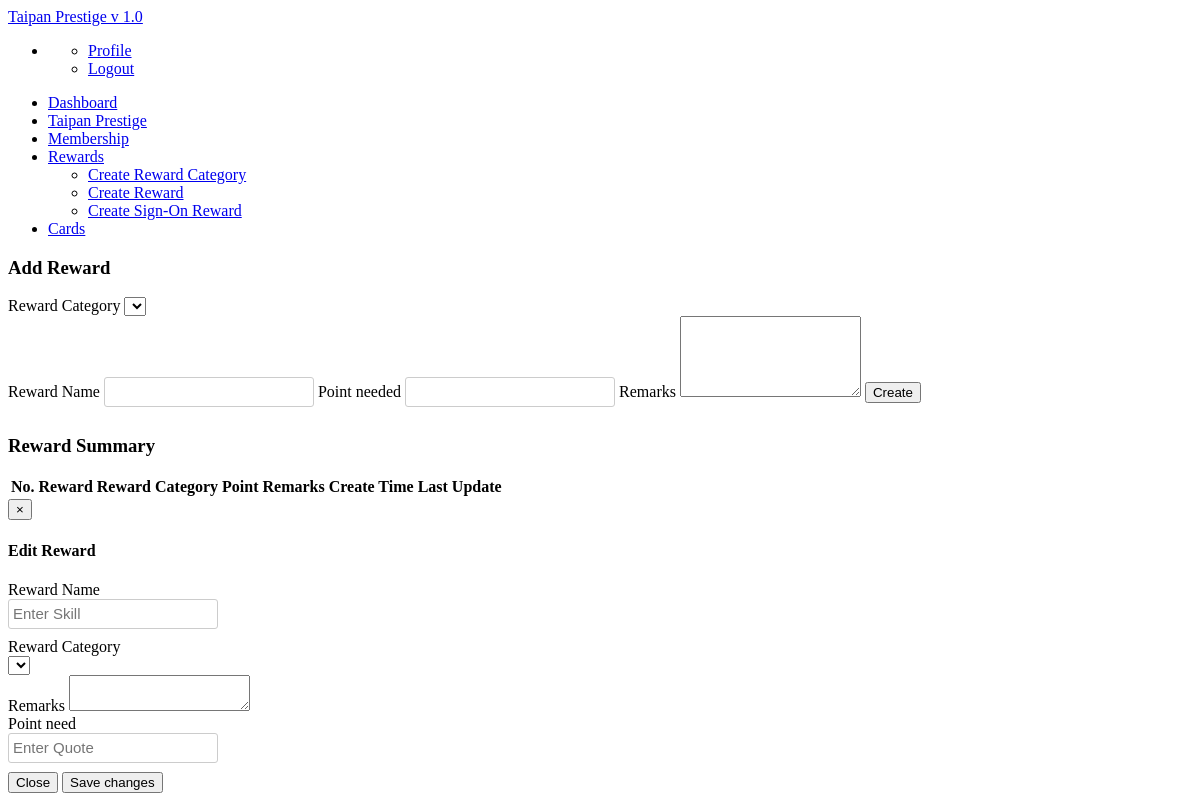
Page /reward/rewardmain.php on the earlier database version.
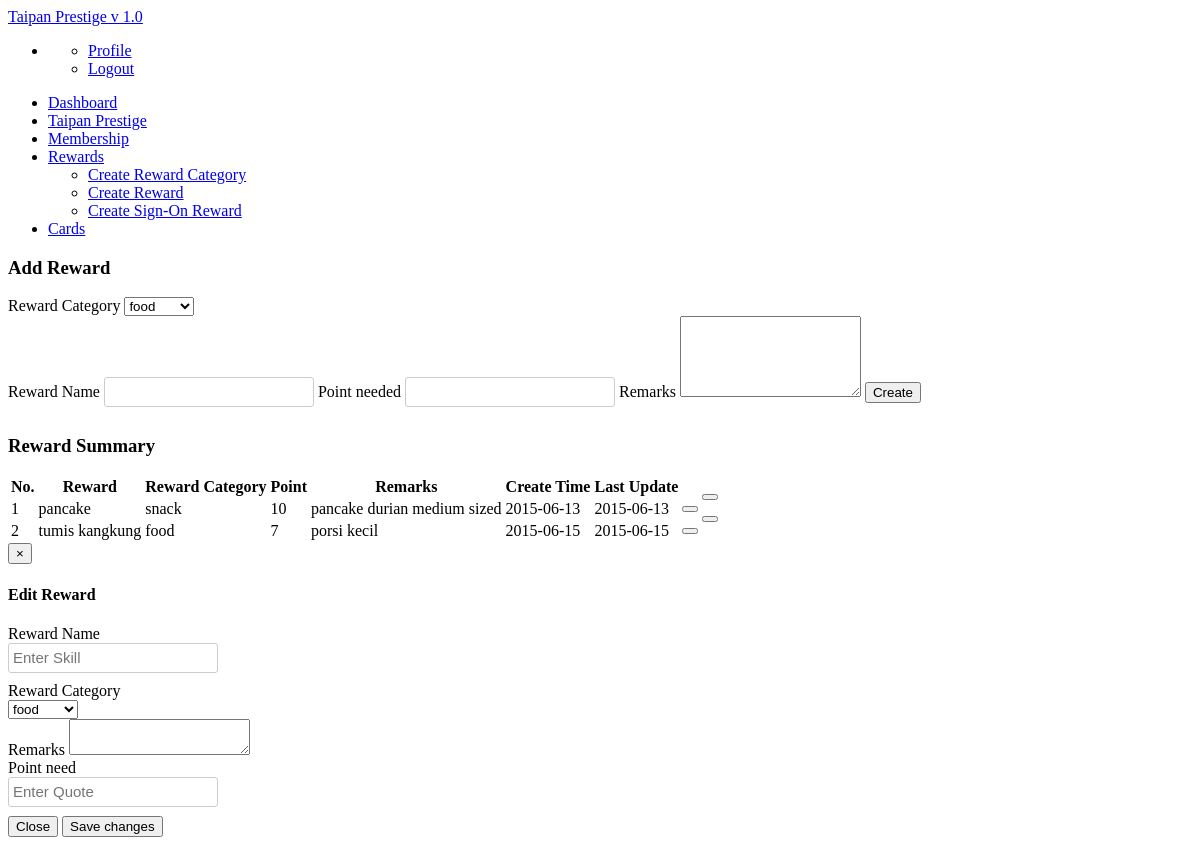
Same page on the later database version.
### tables this page shows
CREATE TABLE IF NOT EXISTS `reward` (
`no` int(11) NOT NULL,
  `reward` varchar(255) NOT NULL,
  `r_category` varchar(255) NOT NULL,
  `point_used` int(11) NOT NULL,
  `remarks` text NOT NULL,
  `status` int(11) NOT NULL,
  `create_time` date NOT NULL,
  `last_update` date NOT NULL
);

### reward/rewardmain.php (the view, shortened to what this page needs)
<?php
echo '
<head>
<style>
input{
  display: inline-block;
  width: 210px;
  height: 30px;
  padding: 4px;
  margin-bottom: 9px;
  font-size: 15px;
  line-height: 18px;
  color: #555555;
  border: 1px solid #cccccc;
  -webkit-border-radius: 3px;
  -moz-border-radius: 3px;
  border-radius: 3px;
}
table.dataTable tbody td{padding:1px 1px}
</style>
</head>';
include "nav.php";
echo '
<div class="container">
<div class="row">
<div class="span3">
<div class="widget">
            <div class="widget-header"><i class="icon-gift"></i>
              <h3>Add Reward</h3>
            </div>
            <div class="widget-content">
  <form action="" method="post">
  Reward Category
  <select name="cat">
  '; ?>
  <?php
    $getcat = mysql_query("SELECT * FROM reward_category WHERE status='1'");
    $rowcat = mysql_num_rows($getcat);
    for ($cat=0;$cat<$rowcat;$cat++){
     $getnamecat = mysql_result($getcat,$cat, 'r_category');
       echo '<option value="'.$getnamecat.'">'.$getnamecat.'</option>';
    }
  echo '
     </select><br>
     Reward Name
  <input type="text" class="form-control" aria-label="Card id" id="name" name="name">
  Point needed
  <input type="text" class="form-control" aria-label="point" id="point" name="point">
  Remarks
   <textarea class="form-control" rows="5" id="remarks" name="remarks"></textarea>
  <button class="btn btn-primary btn-large" type="submit" name="submit">Create</button>
</form>
</div>
        </p>
      </div>
      </div>
      <div class="span9">
          <div class="widget">
            <div class="widget-header"> <i class="icon-bookmark"></i>
              <h3>Reward Summary</h3>
            </div>
            <div class="widget-content">
<table id="myTable" class="table table-striped">
        <thead>
          <tr  height="3">
            <th class="dt-center" >No.</th>
            <th class="dt-center">Reward</th>
            <th class="dt-center">Reward Category</th>
            <th class="dt-center">Point</th>
            <th class="dt-center">Remarks</th>
            <th class="dt-center">Create Time</th>
            <th class="dt-center">Last Update</th>
            <th width="5"></th>
            <th width="5"></th>
          </tr>
        </thead>
        <tbody>';
$countrew=mysql_query("SELECT * FROM reward WHERE status='1'");
$countrewrow=mysql_num_rows($countrew);
for ($c=0;$c<$countrewrow;$c++){
    while($x<=$c){
      $x++;
    }
  $rno = mysql_result($countrew, $c,'no');
  $rewname = mysql_result($countrew,$c, 'reward');
  $rewcat = mysql_result($countrew,$c, 'r_category');
  $rewpoint = mysql_result($countrew,$c, 'point_used');
  $rewremarks = mysql_result($countrew,$c,'remarks');
  $rewcreate = mysql_result($countrew,$c,'create_time');
  $rewupdate = mysql_result($countrew,$c,'last_update');
	echo "
	          <tr>
 <Td class='dt-center'>$x</td>
  <Td class='dt-center'>$rewname</td>
   <Td class='dt-center'>$rewcat</td>
      <Td class='dt-center'>$rewpoint</td>
         <Td class='dt-center'>$rewremarks</td>
            <Td class='dt-center'>$rewcreate</td>
               <Td class='dt-center'>$rewupdate</td>";
    echo '
    <td class="dt-center">
    <button class="btn btn-info edit_button" type="submit" name="submit" data-toggle="modal" data-target="#myModal" data-rno="'.$rno.'" data-rname="'.$rewname.'" data-rpoint="'.$rewpoint.'" data-rremarks="'.$rewremarks.'">
    <span style="font-size:1.5em;" class="icon-edit"></span></button></td>
    <td class="dt-center"><form action="" method="post" style="margin: -15px 0px -15px 0px;">
    	<input type="hidden" name="deleteItem" id="deleteItem" value="'.$catname.'" />
<button class="btn btn-danger" type="submit" name="submit" data-toggle="modal" data-target="#myModal"><span style="font-size:1.5em;" class="icon-trash"></span></button>
    </form>
    </td>
          </tr>  ';
}
echo '
        </tbody>
      </table>
      </div>
          </div>
        </div>
              </div></div>
    <div class="modal fade" id="myModal" tabindex="-1" role="dialog" aria-    labelledby="myModalLabel" aria-hidden="true">
      <div class="modal-dialog">
        <div class="modal-content">
          <div class="modal-header">
            <button type="button" class="close" data-dismiss="modal" aria-hidden="true">&times;</button>
            <h4 class="modal-title" id="myModalLabel">Edit Reward</h4>
      </div>
      <form method="post" action="">
          <div class="modal-body">
              <div class="form-group">
              Reward Name <br>
                <input class="form-control" name="rname" id="rname" placeholder="Enter Skill" required>
              </div>
              <div class="form-group">
              Reward Category<br>
 <select name="rcat">
  '; ?>
  <?php
    $getcat = mysql_query("SELECT * FROM reward_category WHERE status='1'");
    $rowcat = mysql_num_rows($getcat);
    for ($cat=0;$cat<$rowcat;$cat++){
     $getnamecat = mysql_result($getcat,$cat, 'r_category');
       echo '<option value="'.$getnamecat.'">'.$getnamecat.'</option>';
    }
  echo '
     </select>
              </div>
              <div class="form-group">
                  <label for="heading">Remarks</label>
                  <textarea  name="rremarks" id="rremarks"></textarea>
              </div>
              <div class="form-group">
              Point need<br>
                <input class="form-control " name="rpoint" id="rpoint" placeholder="Enter Quote" required>
              </div>
              <div class="form-group">
                <input type="hidden" class="form-control " name="rno" id="rno" >
              </div>
          </div>
          <div class="modal-footer">
            <button type="button" class="btn btn-default" data-dismiss="modal">Close</button>
            <button type="submit" class="btn btn-primary">Save changes</button>
          </div>
      </form>
    </div>
  </div>
    </div> ';
?>

### nav.php
<?php
echo '
<body>
<div class="navbar navbar-fixed-top">
  <div class="navbar-inner">
    <div class="container"> <a class="btn btn-navbar" data-toggle="collapse" data-target=".nav-collapse"><span
                    class="icon-bar"></span><span class="icon-bar"></span><span class="icon-bar"></span> </a><a class="brand" href="index.php">Taipan Prestige v 1.0</a>
      <div class="nav-collapse">
        <ul class="nav pull-right">
          <li class="dropdown"><a href="#" class="dropdown-toggle" data-toggle="dropdown"><i
                            class="icon-user"></i>'; ?> <?php echo $_SESSION['user_name'];?> <?php echo '<b class="caret"> </b></a>
            <ul class="dropdown-menu">
              <li><a href="javascript:;">Profile</a></li>
              <li><a href="?logout">Logout</a></li>
            </ul>
          </li>
        </ul>
      </div>
    </div>
  </div>
</div>
<div class="subnavbar">
  <div class="subnavbar-inner">
    <div class="container">
      <ul class="mainnav">
        <li><a href="index.php"><i class="icon-dashboard"></i><span>Dashboard</span> </a> </li>
        <li><a href="?module=tprestige"> <i class="icon-credit-card"></i><span>Taipan Prestige</span></a>
        </li>
        <li><a href="#"><i class="icon-group"></i><span>Membership</span> </a></li>
        <li class="dropdown"><a href="javascript:;" class="dropdown-toggle" data-toggle="dropdown">
        <i class="icon-gift "></i><span>Rewards</span> </a>
            <ul class="dropdown-menu">
<li><a href="?module=reward_category">Create Reward Category</a></li>
<li><a href="?module=addreward"> Create Reward </a></li>
<li><a href="?module=signonreward">Create Sign-On Reward</a></li>
            </ul>
        </li>
        <li ><a href="?module=card"><i class="icon-credit-card"></i><span>Cards</span></a></li>
      </ul>
    </div>
  </div>
</div>';
?>

### reward/rewardmain.php (style rules this page uses)
input { display: inline-block; width: 210px; height: 30px; padding: 4px; margin-bottom: 9px; font-size: 15px; line-height: 18px; color: #555555; border: 1px solid #cccccc; -webkit-border-radius: 3px; -moz-border-radius: 3px; border-radius: 3px; }

Differences in the rows shown:
added reward: x "1", reward "pancake", r_category "snack", point_used "10", remarks "pancake durian medium sized", create_time "2015-06-13", last_update "2015-06-13"
added reward: x "2", reward "tumis kangkung", r_category "food", point_used "7", remarks "porsi kecil", create_time "2015-06-15", last_update "2015-06-15"
Other differences:
form field cat: (not shown) → "food"
form field rcat: (not shown) → "food"
